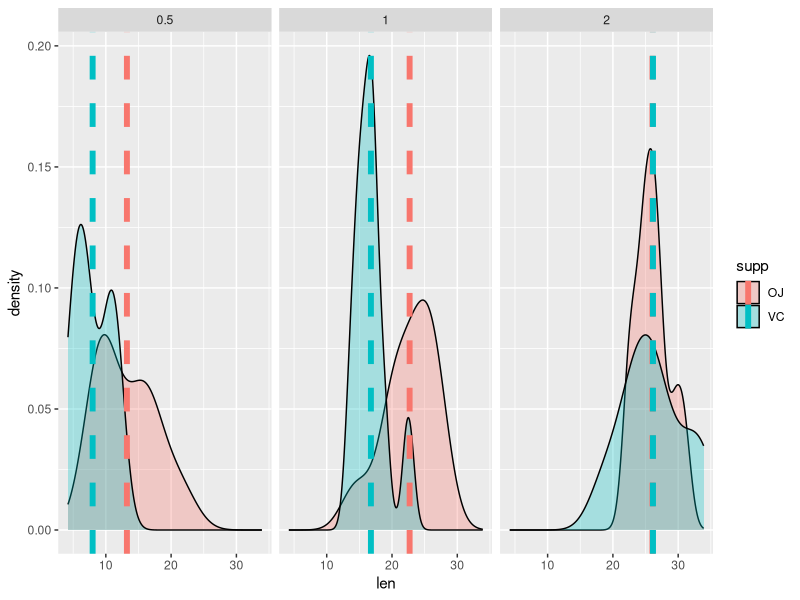

Write the R code that produced this figure. (Note: this script raises an error after producing the figure.)
## ---- chunk 1
    SHOW.ALL <- FALSE
    suppressMessages(library(knitr))
    opts_knit$set(verbose = SHOW.ALL, progress = TRUE)
## ---- chunk 2
# set the working directory
setwd("~/Google Drive/projects/r/coursera/statinference-006")
image.path <- "~/Google Drive/projects/r/coursera/statinference-006/statinference-006-pt2.RData"

# pre-load all required dependencies
load.package <- function(x) {
    if (!suppressMessages(require(x, character.only = TRUE))) {
        warning(paste("WARNING. Package", x, "not found. Installing now."))
        install.packages(x, dep = TRUE)
        if(!require(x, character.only = TRUE)) {
            stop(paste("ABORT. Package", x, "not found"))
        }
    }
}

required.packages <- c("dplyr", "ggplot2", "plyr")
for(i in 1:length(required.packages)) {
    load.package(required.packages[i])   
}
## ---- chunk 3
# gather summary statistics on tooth length as it varies by dosage and supplement type
means <- ddply(ToothGrowth, c("supp", "dose"), summarize, sample.mean = mean(len), sample.sd = sd(len), sample.var = var(len))
means

# how are the samples distributed and are the means correlated?
ggplot(ToothGrowth, aes(x = len, fill = supp)) + geom_density(alpha = 0.3) +
    geom_vline(data = means, aes(xintercept=sample.mean,  color = supp),
               linetype = "dashed", size = 2) + facet_grid(~ dose)
## ---- chunk 4
# what are the differences in the average tooth length?
deltas <- ddply(means, c("dose"), summarize, OJ.vs.VC = paste(abs(round(diff(sample.mean), 3)), "mg difference in sample means"))
deltas

## ---- chunk 5
# Null Hypothesis, confidence
H0 <- 0
significance.level <- 1 - 0.95

# Isolate the subjects given supplements at the 2 mg dosage level
X.OJ <- ToothGrowth %>% filter(supp == "OJ" & dose == 2) %>% select(len) %>% .[[1]]
X.VC <- ToothGrowth %>% filter(supp == "VC" & dose == 2) %>% select(len) %>% .[[1]]

# Sample means
MU.OJ <- mean(X.OJ)
MU.VC <- mean(X.VC)
N.OJ <- length(X.OJ)
N.VC <- length(X.VC)

# sample standard deviations
SD.OJ <- sd(X.OJ)
SD.VC <- sd(X.VC)

# Pooled standard error
SE <- sqrt((SD.OJ^2/N.OJ) + (SD.VC^2/N.VC))

# Degrees of freedom
DF <- SE^2 / ((SD.OJ^2/N.OJ)^2/(N.OJ-1) + (SD.VC^2/N.VC)^2/(N.VC-1))

# T statistic, manually computed
T <- ((MU.OJ - MU.VC) - H0)/SE

# two-tailed t-test, assuming equal variance
T.test <- t.test(X.OJ, X.VC, conf.level = 1 - significance.level, alternative = "two.sided", var.equal = FALSE)
## ---- chunk 6
# Correctly computed t statistic? (rounded to 10 digits)
round(T - T.test$statistic, 10) == 0
## ---- chunk 7
# Reject the null hypothesis?
T.test$p.value < significance.level 
## ---- chunk 8
# show required packages
required.packages
## ---- chunk 9
# save working image so we can look at it later
save.image(image.path)
